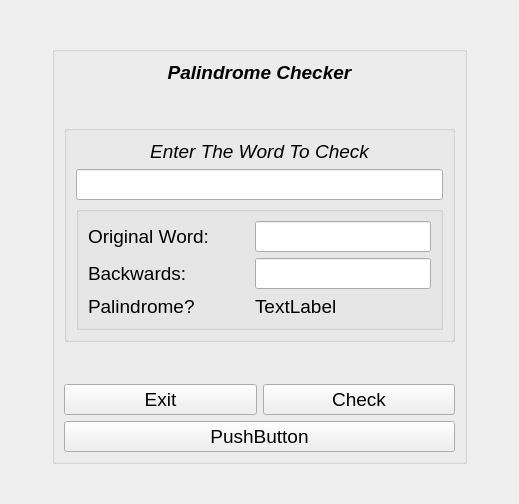
<?xml version="1.0" encoding="UTF-8"?>
<ui version="4.0">
 <class>MainWindow</class>
 <widget class="QMainWindow" name="MainWindow">
  <property name="geometry">
   <rect>
    <x>0</x>
    <y>0</y>
    <width>519</width>
    <height>504</height>
   </rect>
  </property>
  <property name="font">
   <font>
    <pointsize>14</pointsize>
   </font>
  </property>
  <property name="windowTitle">
   <string>MainWindow</string>
  </property>
  <property name="styleSheet">
   <string notr="true"/>
  </property>
  <widget class="QWidget" name="centralwidget">
   <property name="styleSheet">
    <string notr="true"/>
   </property>
   <layout class="QGridLayout" name="gridLayout">
    <item row="0" column="1">
     <spacer name="verticalSpacer_3">
      <property name="orientation">
       <enum>Qt::Orientation::Vertical</enum>
      </property>
      <property name="sizeHint" stdset="0">
       <size>
        <width>20</width>
        <height>40</height>
       </size>
      </property>
     </spacer>
    </item>
    <item row="1" column="1">
     <widget class="QGroupBox" name="groupBox">
      <property name="title">
       <string/>
      </property>
      <layout class="QGridLayout" name="gridLayout_2">
       <item row="1" column="0" colspan="2">
        <spacer name="verticalSpacer">
         <property name="orientation">
          <enum>Qt::Orientation::Vertical</enum>
         </property>
         <property name="sizeHint" stdset="0">
          <size>
           <width>20</width>
           <height>40</height>
          </size>
         </property>
        </spacer>
       </item>
       <item row="0" column="0" colspan="2">
        <widget class="QLabel" name="label">
         <property name="font">
          <font>
           <pointsize>14</pointsize>
           <italic>true</italic>
           <bold>true</bold>
          </font>
         </property>
         <property name="text">
          <string>Palindrome Checker</string>
         </property>
         <property name="scaledContents">
          <bool>true</bool>
         </property>
         <property name="alignment">
          <set>Qt::AlignmentFlag::AlignCenter</set>
         </property>
        </widget>
       </item>
       <item row="3" column="0" colspan="2">
        <spacer name="verticalSpacer_2">
         <property name="orientation">
          <enum>Qt::Orientation::Vertical</enum>
         </property>
         <property name="sizeHint" stdset="0">
          <size>
           <width>20</width>
           <height>40</height>
          </size>
         </property>
        </spacer>
       </item>
       <item row="2" column="0" colspan="2">
        <widget class="QGroupBox" name="groupBox_2">
         <property name="title">
          <string/>
         </property>
         <layout class="QGridLayout" name="gridLayout_3">
          <item row="1" column="1">
           <widget class="QLineEdit" name="le_WordToCheck">
            <property name="alignment">
             <set>Qt::AlignmentFlag::AlignCenter</set>
            </property>
           </widget>
          </item>
          <item row="0" column="1">
           <widget class="QLabel" name="label_2">
            <property name="font">
             <font>
              <pointsize>14</pointsize>
              <italic>true</italic>
             </font>
            </property>
            <property name="text">
             <string>Enter The Word To Check</string>
            </property>
            <property name="alignment">
             <set>Qt::AlignmentFlag::AlignCenter</set>
            </property>
           </widget>
          </item>
          <item row="2" column="1">
           <widget class="QGroupBox" name="groupBox_3">
            <property name="title">
             <string/>
            </property>
            <property name="alignment">
             <set>Qt::AlignmentFlag::AlignCenter</set>
            </property>
            <layout class="QGridLayout" name="gridLayout_4">
             <item row="1" column="2">
              <widget class="QLineEdit" name="le_WordBackwards"/>
             </item>
             <item row="2" column="2">
              <widget class="QLabel" name="le_ResultLabel">
               <property name="text">
                <string>TextLabel</string>
               </property>
              </widget>
             </item>
             <item row="2" column="0">
              <widget class="QLabel" name="label_5">
               <property name="text">
                <string>Palindrome?</string>
               </property>
              </widget>
             </item>
             <item row="0" column="0">
              <widget class="QLabel" name="label_3">
               <property name="text">
                <string>Original Word:</string>
               </property>
              </widget>
             </item>
             <item row="1" column="0">
              <widget class="QLabel" name="label_4">
               <property name="text">
                <string>Backwards:</string>
               </property>
              </widget>
             </item>
             <item row="0" column="2">
              <widget class="QLineEdit" name="le_OriginalWord"/>
             </item>
             <item row="0" column="1" rowspan="3">
              <spacer name="horizontalSpacer_3">
               <property name="orientation">
                <enum>Qt::Orientation::Horizontal</enum>
               </property>
               <property name="sizeHint" stdset="0">
                <size>
                 <width>40</width>
                 <height>20</height>
                </size>
               </property>
              </spacer>
             </item>
            </layout>
           </widget>
          </item>
         </layout>
        </widget>
       </item>
       <item row="4" column="0">
        <widget class="QPushButton" name="pb_Cancel">
         <property name="text">
          <string>Exit</string>
         </property>
        </widget>
       </item>
       <item row="4" column="1">
        <widget class="QPushButton" name="pb_Check">
         <property name="text">
          <string>Check</string>
         </property>
        </widget>
       </item>
       <item row="5" column="0" colspan="2">
        <widget class="QPushButton" name="pushButton">
         <property name="text">
          <string>PushButton</string>
         </property>
        </widget>
       </item>
      </layout>
     </widget>
    </item>
    <item row="2" column="1">
     <spacer name="verticalSpacer_4">
      <property name="orientation">
       <enum>Qt::Orientation::Vertical</enum>
      </property>
      <property name="sizeHint" stdset="0">
       <size>
        <width>20</width>
        <height>40</height>
       </size>
      </property>
     </spacer>
    </item>
    <item row="0" column="0" rowspan="3">
     <spacer name="horizontalSpacer">
      <property name="orientation">
       <enum>Qt::Orientation::Horizontal</enum>
      </property>
      <property name="sizeHint" stdset="0">
       <size>
        <width>40</width>
        <height>20</height>
       </size>
      </property>
     </spacer>
    </item>
    <item row="0" column="2" rowspan="3">
     <spacer name="horizontalSpacer_2">
      <property name="orientation">
       <enum>Qt::Orientation::Horizontal</enum>
      </property>
      <property name="sizeHint" stdset="0">
       <size>
        <width>40</width>
        <height>20</height>
       </size>
      </property>
     </spacer>
    </item>
   </layout>
  </widget>
 </widget>
 <resources/>
 <connections/>
</ui>
